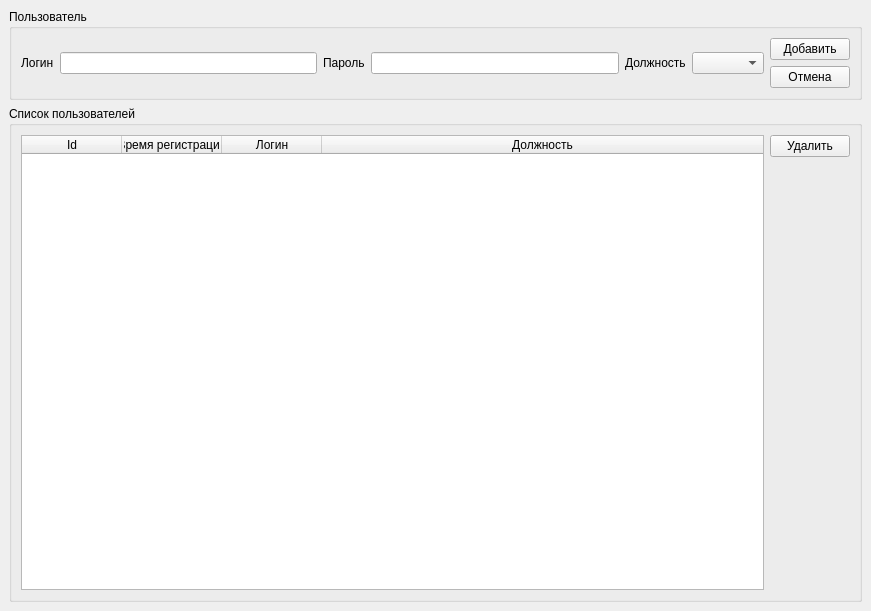
<?xml version="1.0" encoding="UTF-8"?>
<ui version="4.0">
 <class>MainWindow</class>
 <widget class="QMainWindow" name="MainWindow">
  <property name="geometry">
   <rect>
    <x>0</x>
    <y>0</y>
    <width>871</width>
    <height>611</height>
   </rect>
  </property>
  <property name="windowTitle">
   <string>Список пользователей</string>
  </property>
  <widget class="QWidget" name="centralwidget">
   <layout class="QVBoxLayout" name="verticalLayout_2">
    <item>
     <widget class="QGroupBox" name="groupBox">
      <property name="title">
       <string>Пользователь</string>
      </property>
      <layout class="QHBoxLayout" name="horizontalLayout_5">
       <item>
        <layout class="QHBoxLayout" name="horizontalLayout">
         <item>
          <widget class="QLabel" name="label">
           <property name="text">
            <string>Логин</string>
           </property>
          </widget>
         </item>
         <item>
          <widget class="QLineEdit" name="line_login"/>
         </item>
        </layout>
       </item>
       <item>
        <layout class="QHBoxLayout" name="horizontalLayout_2">
         <item>
          <widget class="QLabel" name="label_2">
           <property name="text">
            <string>Пароль</string>
           </property>
          </widget>
         </item>
         <item>
          <widget class="QLineEdit" name="line_password">
           <property name="echoMode">
            <enum>QLineEdit::Password</enum>
           </property>
          </widget>
         </item>
        </layout>
       </item>
       <item>
        <layout class="QHBoxLayout" name="horizontalLayout_3">
         <item>
          <widget class="QLabel" name="label_3">
           <property name="text">
            <string>Должность</string>
           </property>
          </widget>
         </item>
         <item>
          <widget class="QComboBox" name="cb_post"/>
         </item>
        </layout>
       </item>
       <item>
        <layout class="QVBoxLayout" name="verticalLayout">
         <item>
          <widget class="QPushButton" name="btn_add">
           <property name="text">
            <string>Добавить</string>
           </property>
          </widget>
         </item>
         <item>
          <widget class="QPushButton" name="btn_reset">
           <property name="text">
            <string>Отмена</string>
           </property>
          </widget>
         </item>
        </layout>
       </item>
      </layout>
     </widget>
    </item>
    <item>
     <widget class="QGroupBox" name="groupBox_2">
      <property name="title">
       <string>Список пользователей</string>
      </property>
      <layout class="QHBoxLayout" name="horizontalLayout_4">
       <item>
        <widget class="QTableWidget" name="tw_user_list">
         <property name="editTriggers">
          <set>QAbstractItemView::NoEditTriggers</set>
         </property>
         <property name="alternatingRowColors">
          <bool>true</bool>
         </property>
         <property name="selectionMode">
          <enum>QAbstractItemView::SingleSelection</enum>
         </property>
         <property name="selectionBehavior">
          <enum>QAbstractItemView::SelectRows</enum>
         </property>
         <attribute name="horizontalHeaderStretchLastSection">
          <bool>true</bool>
         </attribute>
         <column>
          <property name="text">
           <string>Id</string>
          </property>
         </column>
         <column>
          <property name="text">
           <string>Время регистрации</string>
          </property>
         </column>
         <column>
          <property name="text">
           <string>Логин</string>
          </property>
         </column>
         <column>
          <property name="text">
           <string>Должность</string>
          </property>
         </column>
        </widget>
       </item>
       <item>
        <layout class="QVBoxLayout" name="verticalLayout_3">
         <item>
          <widget class="QPushButton" name="btn_delete">
           <property name="text">
            <string>Удалить</string>
           </property>
          </widget>
         </item>
         <item>
          <spacer name="verticalSpacer">
           <property name="orientation">
            <enum>Qt::Vertical</enum>
           </property>
           <property name="sizeHint" stdset="0">
            <size>
             <width>20</width>
             <height>40</height>
            </size>
           </property>
          </spacer>
         </item>
        </layout>
       </item>
      </layout>
     </widget>
    </item>
   </layout>
  </widget>
 </widget>
 <resources/>
 <connections/>
</ui>
